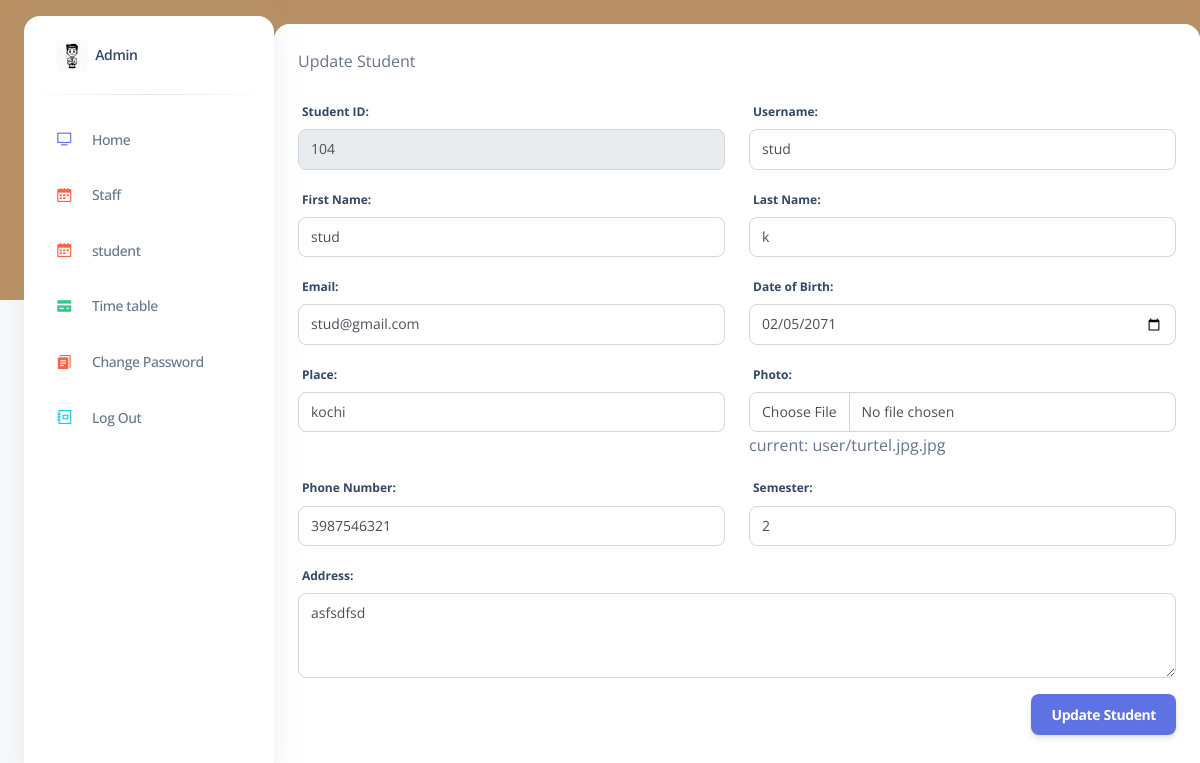
Screenshot of /students/update/104/ with the database file from the repository.
### adminapp/models.py (models this page shows)
class User(AbstractUser):
    is_fac= models.BooleanField(default=False)
    is_stud = models.BooleanField(default=False)
    phone_number = models.CharField(max_length=12,null=True,blank=True)
    dob=models.DateField(null=True,blank=True)
    place= models.CharField(max_length=100,null=True,blank=True)
    state = models.CharField(max_length=30,null=True,blank=True)
    image = models.ImageField(upload_to="user/",null=True,blank=True)
    semester=models.CharField(max_length=50,null=True,blank=True)
    address=models.CharField(max_length=150,null=True,blank=True)

### adminapp/views.py (the view, shortened to what this page needs)
# urls.py: path('students/update/<int:student_id>/',views.update_student, name='updatestudent'),
def update_student(request, student_id):
    student = get_object_or_404(User, id=student_id)
    return render(request, 'admin_app/pages/editstud.html', {'student': student})

### templates/admin_app/pages/editstud.html (shortened to what this page needs)
{% extends "admin_app/components/base.html" %}
{% load static %}
{% block content %}
{% include 'admin_app/components/header.html' %}
<div class="row">
    <div class="col-md-12">
        <div class="card">
            <div class="card-header pb-0">
                <div class="d-flex align-items-center">
                    <p class="mb-0">Update Student</p>
                </div>
            </div>
            <div class="card-body">
                <form method="post" enctype="multipart/form-data">
                    <div class="row">
                        <div class="col-md-6">
                            <div class="form-group">
                                <label for="id_studid" class="form-control-label">Student ID:</label>
                                <input type="text" name="studid" id="id_studid" class="form-control" value="{{ student.id }}" readonly>
                            </div>
                        </div>
                        <div class="col-md-6">
                            <div class="form-group">
                                <label for="id_username" class="form-control-label">Username:</label>
                                <input type="text" name="username" id="id_username" class="form-control" value="{{ student.username }}" required>
                            </div>
                        </div>
                        <div class="col-md-6">
                            <div class="form-group">
                                <label for="id_firstname" class="form-control-label">First Name:</label>
                                <input type="text" name="firstname" id="id_firstname" class="form-control" value="{{ student.first_name }}" required>
                            </div>
                        </div>
                        <div class="col-md-6">
                            <div class="form-group">
                                <label for="id_lastname" class="form-control-label">Last Name:</label>
                                <input type="text" name="lastname" id="id_lastname" class="form-control" value="{{ student.last_name }}" required>
                            </div>
                        </div>
                        <div class="col-md-6">
                            <div class="form-group">
                                <label for="id_email" class="form-control-label">Email:</label>
                                <input type="email" name="email" id="id_email" class="form-control" value="{{ student.email }}" required>
                            </div>
                        </div>
                        <div class="col-md-6">
                            <div class="form-group">
                                <label for="id_dob" class="form-control-label">Date of Birth:</label>
                                <input type="date" name="dob" id="id_dob" class="form-control" value="{{ student.dob|date:'Y-m-d' }}" required>
                            </div>
                        </div>
                        <div class="col-md-6">
                            <div class="form-group">
                                <label for="id_place" class="form-control-label">Place:</label>
                                <input type="text" name="place" id="id_place" class="form-control" value="{{ student.place }}" required>
                            </div>
                        </div>
                        <div class="col-md-6">
                            <div class="form-group">
                                <label for="id_photo" class="form-control-label">Photo:</label>
                                <input type="file" name="photo" id="id_photo" class="form-control" accept="image/*">
                                <p class="text-muted">current: {{ student.image }}</p>
                            </div>
                        </div>
                        <div class="col-md-6">
                            <div class="form-group">
                                <label for="id_phoneno" class="form-control-label">Phone Number:</label>
                                <input type="tel" name="phoneno" id="id_phoneno" class="form-control" value="{{ student.phone_number }}" required>
                            </div>
                        </div>
                        <div class="col-md-6">
                            <div class="form-group">
                                <label for="id_semester" class="form-control-label">Semester:</label>
                                <input type="tel" name="semester" id="id_semester" class="form-control" value="{{ student.semester }}" required>
                            </div>
                        </div>
                        <div class="col-md-12">
                            <div class="form-group">
                                <label for="id_address" class="form-control-label">Address:</label>
                                <textarea name="address" id="id_address" class="form-control" rows="3" required>{{ student.address }}</textarea>
                            </div>
                        </div>
                        <div class="col-md-12 d-flex justify-content-end">
                            <button class="btn btn-primary" type="submit">Update Student</button>
                        </div>
                    </div>
                </form>
            </div>
        </div>
    </div>
</div>
{% endblock content %}

### rows the page displays
User: studid "104", username "stud", firstname "stud", lastname "k", email "stud@gmail.com", dob "02/05/2071", place "kochi", image "user/turtel.jpg.jpg", phoneno "3987546321", semester "2", address "asfsdfsd"
